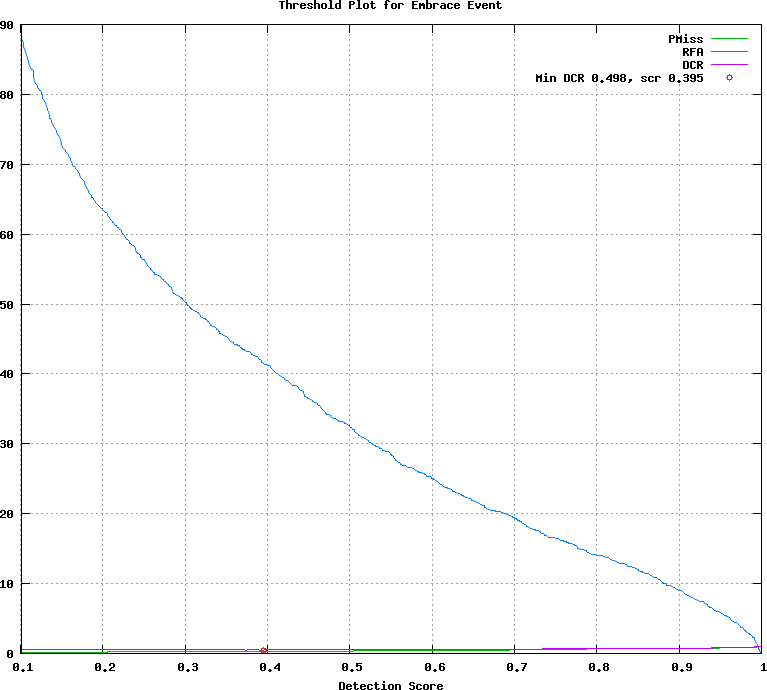

This chart was generated by the following gnuplot code:
## GNUPLOT command file
set terminal postscript color
set style data lines
set title 'Threshold Plot for Embrace Event'
set xlabel 'Detection Score'
set grid
set size ratio 0.85
plot [0.101000:1.000000]  \
  'output/.det.Embrace_Event.dat.1' using 1:4 title 'PMiss' with lines lt 2, \
  'output/.det.Embrace_Event.dat.1' using 1:5 title 'RFA' with lines lt 3, \
  'output/.det.Embrace_Event.dat.1' using 1:6 title 'DCR' with lines lt 4, \
  'output/.det.Embrace_Event.dat.2' using 1:2 title 'Min DCR 0.498, scr 0.395' with points lt 6
